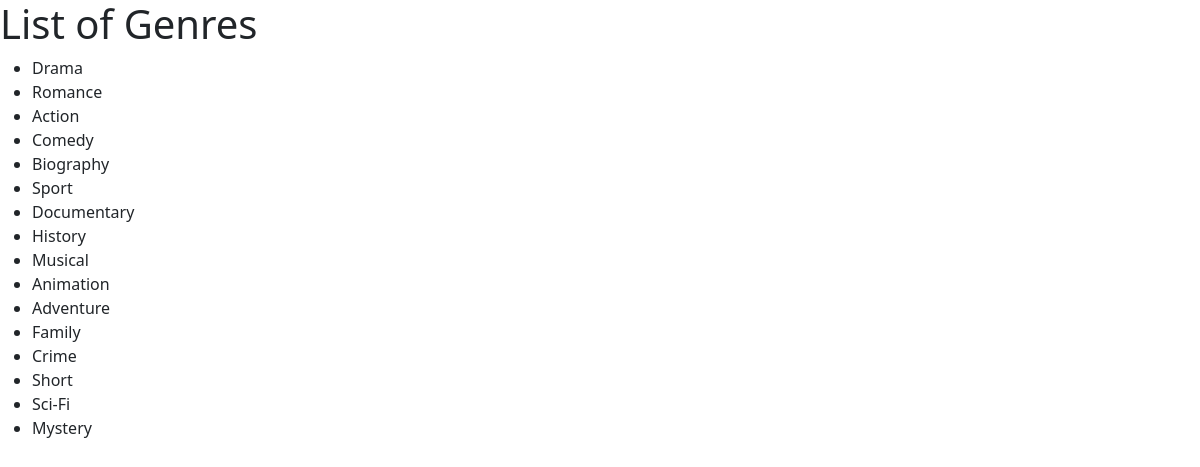
The app's page /list_genres with its own data.
### main.py (models this page shows, shortened)
class Genre(db.Model):
    __tablename__ = 'genres'
    id = Column(Integer, primary_key=True)
    name = Column(String, nullable=False)
    movies = relationship("Movie", secondary=movie_genre_association, back_populates="genres")

### main.py (the view)
@app.route('/list_genres', methods=['GET'])
def list_genres():
    genres = db.session.query(Genre).all()
    return render_template('list_genres.html', genres=genres)

### templates/list_genres.html (shortened to what this page needs)
<!DOCTYPE html>
<html lang="en">
<head>
    <link href="https://cdn.jsdelivr.net/npm/bootstrap@5.3.3/dist/css/bootstrap.min.css" rel="stylesheet">
</head>
<body>
    <h1>List of Genres</h1>
    <ul>
        {% for genre in genres %}
            <li>{{ genre.name }}</li>
        {% endfor %}
    </ul>
</body>
</html>

### records on screen
Genre: name "Drama"
Genre: name "Romance"
Genre: name "Action"
Genre: name "Comedy"
Genre: name "Biography"
Genre: name "Sport"
Genre: name "Documentary"
Genre: name "History"
Genre: name "Musical"
Genre: name "Animation"
Genre: name "Adventure"
Genre: name "Family"
Genre: name "Crime"
Genre: name "Short"
Genre: name "Sci-Fi"
Genre: name "Mystery"
